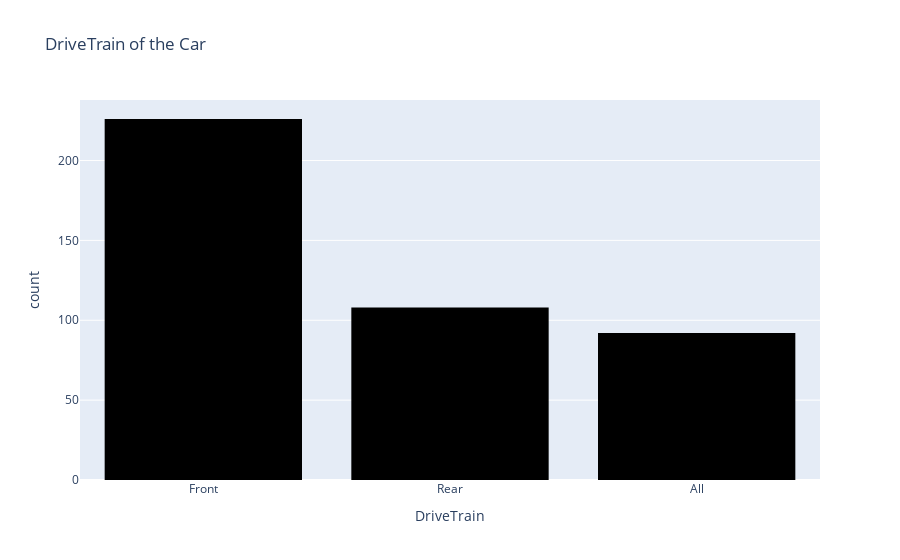

The notebook cell this image was saved under:
### Code cell
fig = px.histogram(data_frame=cars,
                  x='DriveTrain',
                  labels={'DriveTrain': 'DriveTrain'},
                  title='DriveTrain of the Car',
                  color_discrete_sequence=['black']).update_xaxes(categoryorder='total descending')

fig.show();

### Figure 1 — Plotly figure (JSON) as saved in the notebook; plotly's stock layout.template omitted (floating-point values rounded to 4 significant figures; data arrays with more than 128 entries replaced by an {"elided": "..."} marker saying what was removed)
{"data": [{"bingroup": "x", "hovertemplate": "DriveTrain=%{x}<br>count=%{y}<extra></extra>", "legendgroup": "", "marker": {"color": "black", "pattern": {"shape": ""}}, "name": "", "orientation": "v", "showlegend": false, "type": "histogram", "x": {"elided": "426 str values"}, "xaxis": "x", "yaxis": "y"}], "layout": {"barmode": "relative", "legend": {"tracegroupgap": 0}, "title": {"text": "DriveTrain of the Car"}, "xaxis": {"anchor": "y", "categoryorder": "total descending", "domain": [0, 1], "title": {"text": "DriveTrain"}}, "yaxis": {"anchor": "x", "domain": [0, 1], "title": {"text": "count"}}}}
